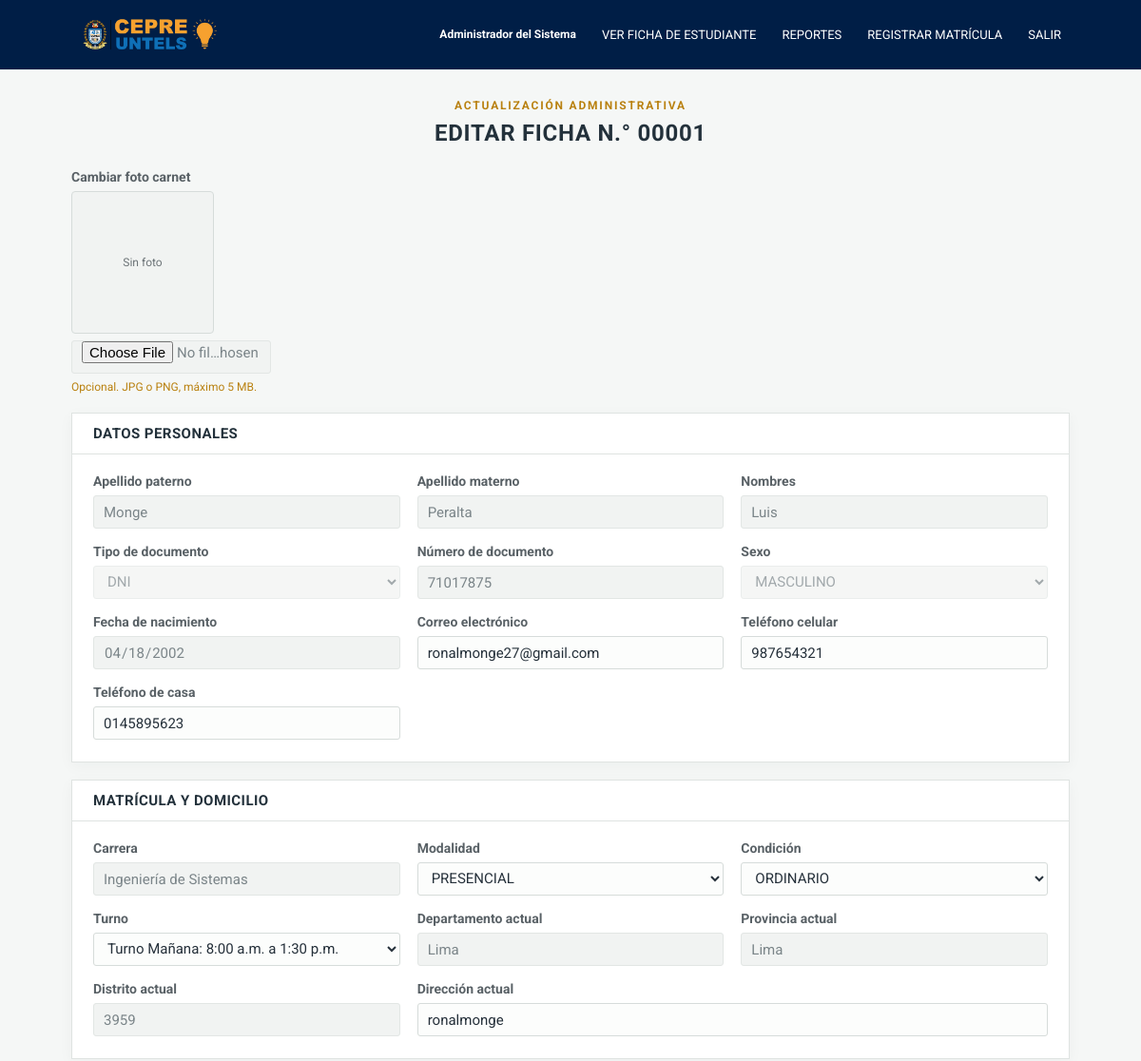
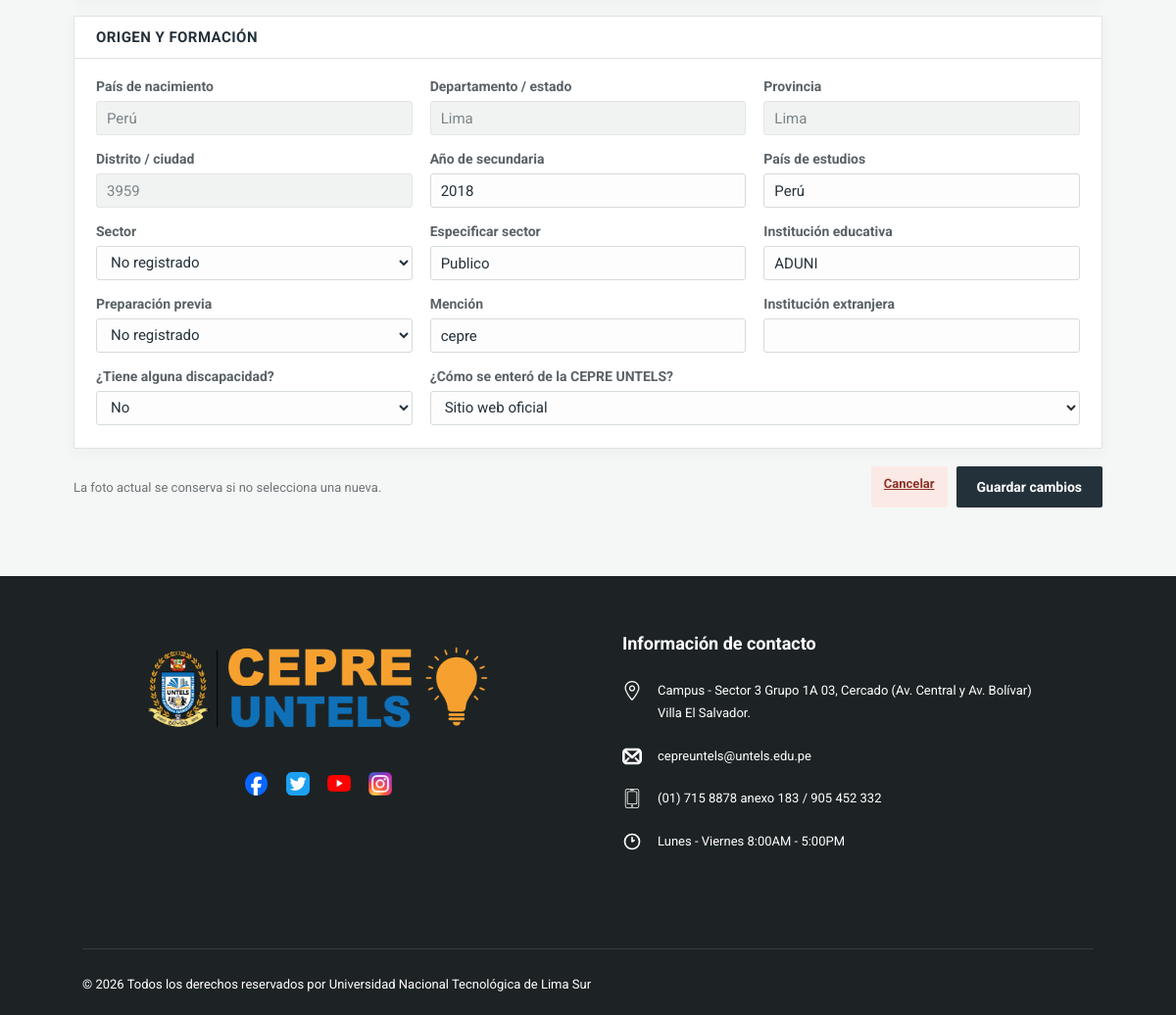
Page /public/editar.php?matricula_id=2 (signed in) on the committed database (2 pictures, top to bottom).
### tables this page shows
CREATE TABLE `matriculas` (
  `id` bigint(20) UNSIGNED NOT NULL,
  `numero` varchar(30) NOT NULL,
  `estudiante_id` int(11) NOT NULL,
  `periodo_id` smallint(5) UNSIGNED NOT NULL,
  `condicion_id` tinyint(3) UNSIGNED NOT NULL,
  `turno_id` tinyint(3) UNSIGNED NOT NULL,
  `modalidad_clase_id` tinyint(3) UNSIGNED NOT NULL,
  `carrera_id` int(11) NOT NULL,
  `estado` enum('BORRADOR','PENDIENTE','OBSERVADA','CONFIRMADA','ANULADA') NOT NULL DEFAULT 'BORRADOR',
  `fecha_registro` datetime NOT NULL DEFAULT current_timestamp(),
  `observaciones` varchar(500) DEFAULT NULL
);

CREATE TABLE `estudiantes` (
  `id_estudiante` int(11) NOT NULL,
  `numero_matricula` varchar(10) NOT NULL,
  `codigo_estudiante` varchar(20) DEFAULT NULL,
  `apellido_paterno` varchar(50) NOT NULL,
  `apellido_materno` varchar(50) NOT NULL,
  `nombres` varchar(100) NOT NULL,
  `tipo_documento` enum('DNI','CE','PASAPORTE') DEFAULT 'DNI',
  `numero_documento` varchar(20) NOT NULL,
  `sexo` enum('MASCULINO','FEMENINO') NOT NULL,
  `fecha_nacimiento` date NOT NULL,
  `email` varchar(100) NOT NULL,
  `telefono_casa` varchar(15) DEFAULT NULL,
  `telefono_celular` varchar(15) NOT NULL,
  `departamento_actual` varchar(50) DEFAULT NULL,
  `provincia_actual` varchar(50) DEFAULT NULL,
  `distrito_actual` varchar(50) DEFAULT NULL,
  `direccion_actual` text DEFAULT NULL,
  `pais_nacimiento` varchar(50) DEFAULT NULL,
  `departamento_nacimiento` varchar(50) DEFAULT NULL,
  `provincia_nacimiento` varchar(50) DEFAULT NULL,
  `distrito_nacimiento` varchar(50) DEFAULT NULL,
  `anio_concluye_secundaria` year(4) DEFAULT NULL,
  `institucion_educativa` varchar(100) DEFAULT NULL,
  `preparacion_anterior` varchar(50) DEFAULT NULL,
  `mencion` varchar(100) DEFAULT NULL,
  `carrera_postula` varchar(100) NOT NULL,
  `tiene_enfermedad` tinyint(1) DEFAULT 0,
  `tratamiento` text DEFAULT NULL,
  `nombre_apoderado` varchar(100) DEFAULT NULL,
  `telefono_apoderado` varchar(15) DEFAULT NULL,
  `como_se_entero` varchar(100) DEFAULT NULL,
  `modalidad` enum('REGULAR','INTENSIVO','SEMIPRESENCIAL') DEFAULT 'REGULAR',
  `condicion` enum('ORDINARIO','EXTRAORDINARIO') DEFAULT 'ORDINARIO',
  `turno` enum('MANANA','TARDE','NOCHE') NOT NULL,
  `estado` enum('ACTIVO','INACTIVO','RETIRADO') DEFAULT 'ACTIVO',
  `fecha_registro` timestamp NOT NULL DEFAULT current_timestamp(),
  `fecha_actualizacion` timestamp NOT NULL DEFAULT current_timestamp() ON UPDATE current_timestamp()
);

CREATE TABLE `carreras` (
  `id_carrera` int(11) NOT NULL,
  `nombre_carrera` varchar(100) NOT NULL,
  `descripcion` text DEFAULT NULL,
  `estado` enum('ACTIVO','INACTIVO') DEFAULT 'ACTIVO',
  `fecha_creacion` timestamp NOT NULL DEFAULT current_timestamp()
);

CREATE TABLE `informacion_academica` (
  `id` bigint(20) UNSIGNED NOT NULL,
  `matricula_id` bigint(20) UNSIGNED NOT NULL,
  `anio_conclusion_secundaria` year(4) NOT NULL,
  `pais` varchar(80) NOT NULL,
  `departamento_ubigeo` char(6) DEFAULT NULL,
  `provincia_ubigeo` char(6) DEFAULT NULL,
  `distrito_ubigeo` char(6) DEFAULT NULL,
  `departamento_extranjero` varchar(120) DEFAULT NULL,
  `provincia_extranjera` varchar(120) DEFAULT NULL,
  `distrito_extranjero` varchar(120) DEFAULT NULL,
  `sector_id` tinyint(3) UNSIGNED DEFAULT NULL,
  `especificar_sector` varchar(120) DEFAULT NULL,
  `nombre_institucion` varchar(150) DEFAULT NULL,
  `nombre_institucion_extranjera` varchar(150) DEFAULT NULL,
  `preparacion_previa_id` tinyint(3) UNSIGNED DEFAULT NULL,
  `mencion` varchar(120) DEFAULT NULL,
  `tiene_discapacidad` tinyint(1) NOT NULL DEFAULT 0,
  `tipo_discapacidad` varchar(30) DEFAULT NULL,
  `otro_tipo_discapacidad` varchar(120) DEFAULT NULL,
  `grado_discapacidad` varchar(20) DEFAULT NULL,
  `necesidades_especiales` varchar(500) DEFAULT NULL,
  `tiene_certificado_discapacidad` tinyint(1) NOT NULL DEFAULT 0,
  `como_se_entero_cepre` varchar(150) DEFAULT NULL
);

### public/editar.php (the view, shortened to what the rows shown need)
<?php
require_once __DIR__ . '/../app/models/MatriculaModel.php';
$model = new MatriculaModel();
$matriculaId = filter_var($_GET['matricula_id'] ?? $_POST['matricula_id'] ?? null, FILTER_VALIDATE_INT, ['options' => ['min_range' => 1]]);
try {
    $ficha = $model->fichaEstudiante($matriculaId);
    $catalogos = $model->catalogos();
} catch (Throwable $exception) {
    $errorMessage = $exception->getMessage();
    $ficha ??= $model->fichaEstudiante($matriculaId);
    $catalogos ??= $model->catalogos();
}
function editValue(array $ficha, string $key): string
{
    return htmlspecialchars((string) ($ficha[$key] ?? ''), ENT_QUOTES, 'UTF-8');
}
$discoveryOptions = [
    'redes_sociales' => 'Redes sociales (Facebook, Instagram, etc.)',
    'sitio_web' => 'Sitio web oficial',
    'amigo_familiar' => 'Recomendación de un amigo o familiar',
    'colegio' => 'Difusión en mi colegio',
    'evento_untels' => 'Evento o feria informativa de la UNTELS',
    'publicidad_exterior' => 'Publicidad exterior (vía pública, etc.)',
    'whatsapp' => 'WhatsApp de la CEPRE UNTELS',
];
$discoveryStored = trim((string) ($ficha['como_se_entero_cepre'] ?? ''));
$discoveryIsOther = $discoveryStored !== '' && !array_key_exists($discoveryStored, $discoveryOptions);
$discoverySelected = $discoveryIsOther ? 'otro' : $discoveryStored;
?>
<!DOCTYPE html>
<html lang="es">
<head>
    <link rel="stylesheet" href="/cepre_untels/public/css/app.css?v=20260908">
</head>
<body>
    <main class="page-shell edit-page">
        <div class="page-heading"><p class="eyebrow">Actualización administrativa</p><h1>EDITAR FICHA N.° <?= editValue($ficha, 'numero') ?></h1></div>
        <form method="post" class="edit-form enrollment-form" enctype="multipart/form-data">
            <section class="section-block"><h2>Datos personales</h2><div class="form-grid form-grid--three">
                <div class="field"><label for="paterno">Apellido paterno</label><input id="paterno" value="<?= editValue($ficha, 'apellido_paterno') ?>" readonly></div>
                <div class="field"><label for="materno">Apellido materno</label><input id="materno" value="<?= editValue($ficha, 'apellido_materno') ?>" readonly></div>
                <div class="field"><label for="nombres">Nombres</label><input id="nombres" value="<?= editValue($ficha, 'nombres') ?>" readonly></div>
                <div class="field"><label for="tipo">Tipo de documento</label><select id="tipo" disabled><option selected><?= editValue($ficha, 'tipo_documento') ?></option></select></div>
                <div class="field"><label for="documento">Número de documento</label><input id="documento" value="<?= editValue($ficha, 'numero_documento') ?>" readonly></div>
                <div class="field"><label for="sexo">Sexo</label><select id="sexo" disabled><option selected><?= editValue($ficha, 'sexo') ?></option></select></div>
                <div class="field"><label for="fecha">Fecha de nacimiento</label><input id="fecha" type="date" value="<?= editValue($ficha, 'fecha_nacimiento') ?>" readonly></div>
                <div class="field"><label for="correo">Correo electrónico</label><input id="correo" type="email" name="correo" value="<?= editValue($ficha, 'email') ?>" required></div>
                <div class="field"><label for="celular">Teléfono celular</label><input id="celular" name="telefono_celular" value="<?= editValue($ficha, 'telefono_celular') ?>" required></div>
                <div class="field"><label for="casa">Teléfono de casa</label><input id="casa" name="telefono_casa" value="<?= editValue($ficha, 'telefono_casa') ?>"></div>
            </div></section>
            <section class="section-block"><h2>Matrícula y domicilio</h2><div class="form-grid form-grid--three">
                <div class="field"><label for="carrera">Carrera</label><input id="carrera" value="<?= editValue($ficha, 'nombre_carrera') ?>" readonly></div>
                <div class="field"><label for="departamento">Departamento actual</label><input id="departamento" name="departamento_actual" value="<?= editValue($ficha, 'departamento_actual') ?>" readonly></div>
                <div class="field"><label for="provincia">Provincia actual</label><input id="provincia" name="provincia_actual" value="<?= editValue($ficha, 'provincia_actual') ?>" readonly></div>
                <div class="field field--span-2"><label for="direccion">Dirección actual</label><input id="direccion" name="direccion_actual" value="<?= editValue($ficha, 'direccion_actual') ?>"></div>
            </div></section>
            <section class="section-block"><h2>Origen y formación</h2><div class="form-grid form-grid--three">
                <div class="field"><label for="pais-nacimiento">País de nacimiento</label><input id="pais-nacimiento" name="pais_nacimiento" value="<?= editValue($ficha, 'pais_nacimiento') ?>" readonly></div>
                <div class="field"><label for="departamento-nacimiento">Departamento / estado</label><input id="departamento-nacimiento" name="departamento_nacimiento" value="<?= editValue($ficha, 'departamento_nacimiento') ?>" readonly></div>
                <div class="field"><label for="provincia-nacimiento">Provincia</label><input id="provincia-nacimiento" name="provincia_nacimiento" value="<?= editValue($ficha, 'provincia_nacimiento') ?>" readonly></div>
                <div class="field"><label for="anio">Año de secundaria</label><input id="anio" type="number" name="anio_conclusion_secundaria" value="<?= editValue($ficha, 'anio_conclusion_secundaria') ?>"></div>
                <div class="field"><label for="pais-estudios">País de estudios</label><input id="pais-estudios" name="pais_estudios" value="<?= editValue($ficha, 'pais_estudios') ?>"></div>
                <div class="field"><label for="especificar">Especificar sector</label><input id="especificar" name="especificar_sector" value="<?= editValue($ficha, 'especificar_sector') ?>"></div>
                <div class="field"><label for="institucion">Institución educativa</label><input id="institucion" name="nombre_institucion" value="<?= editValue($ficha, 'nombre_institucion') ?>"></div>
                <div class="field"><label for="mencion">Mención</label><input id="mencion" name="mencion" value="<?= editValue($ficha, 'mencion_academica') ?>"></div>
                <div class="field field--span-2">
                    <label for="como-se-entero-cepre">¿Cómo se enteró de la CEPRE UNTELS?</label>
                    <select id="como-se-entero-cepre" name="como_se_entero_cepre">
                        <?php foreach ($discoveryOptions as $value => $label): ?>
                            <option value="<?= $value ?>" <?= $discoverySelected === $value ? 'selected' : '' ?>><?= htmlspecialchars($label, ENT_QUOTES, 'UTF-8') ?></option>
                        <?php endforeach; ?>
                    </select>
                </div>
            </div></section>
        </form>
    </main>
    <?php require __DIR__ . '/../app/views/partials/site-footer.php'; ?>
</body>
</html>

### rows in the picture
matriculas: numero "00001", estudiante.apellido_paterno "Monge", estudiante.apellido_materno "Peralta", estudiante.nombres "Luis", estudiante.tipo_documento "DNI", estudiante.numero_documento "71017875", estudiante.sexo "MASCULINO", estudiante.fecha_nacimiento "04/18/2002", correo "ronalmonge27@gmail.com", telefono_celular "987654321", telefono_casa "0145895623", carrera.nombre_carrera "Ingeniería de Sistemas", departamento_actual "Lima", provincia_actual "Lima", direccion_actual "ronalmonge", pais_nacimiento "Perú", departamento_nacimiento "Lima", provincia_nacimiento "Lima", anio_conclusion_secundaria "2018", pais_estudios "Perú", especificar_sector "Publico", nombre_institucion "ADUNI", mencion "cepre"
informacion_academica: como_se_entero_cepre "Sitio web oficial"

### other values in the picture
currentUser()['nombre'] "Administrador del Sistema"
form field modalidad_clase_id "PRESENCIAL"
form field condicion_id "ORDINARIO"
form field turno_id "Turno Mañana: 8:00 a.m. a 1:30 p.m."
